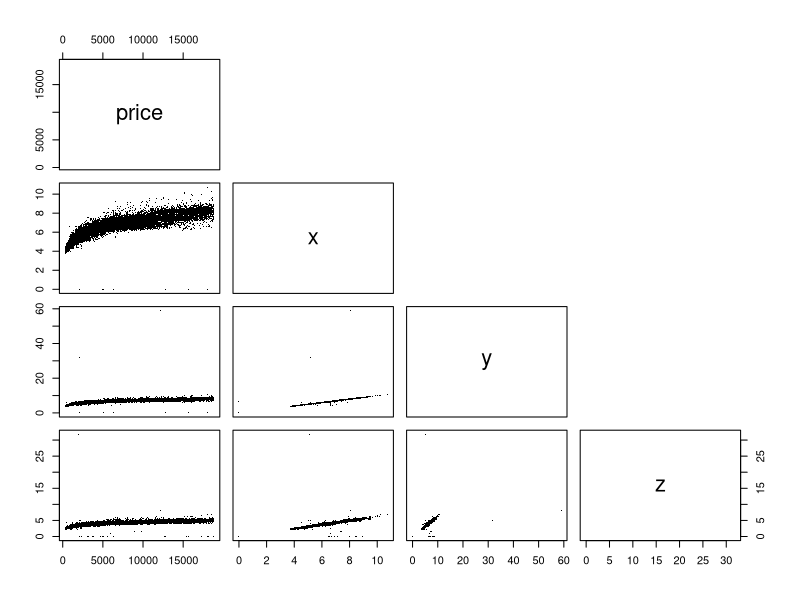

This chart was generated by the following R code:
setwd("D:/FHHagenberg/Master/S3/ML/Assignments/Assignment1")
library(ggplot2)
data(diamonds)

# part 1
?diamonds

str(diamonds)
max(summary(diamonds$color)) / min(summary(diamonds$color))
max(summary(diamonds$cut)) / min(summary(diamonds$cut))
max(summary(diamonds$clarity)) / min(summary(diamonds$clarity))

# part 3
summary(diamonds$price)
sd(diamonds$price)
mad(diamonds$price)

#part 5
pairs(diamonds[,7:10], upper.panel = NULL, pch='.')

#part 7
dim(diamonds[diamonds$price > 9500.0,])
dim(diamonds[diamonds$price > 9500.0 & diamonds$color == "D",])

diamonds_filtered1 = diamonds[diamonds$color == "D" & diamonds$cut == "Fair",]
summary(diamonds_filtered1$price)
summary(diamonds_filtered1$carat)

diamonds_filtered2 = diamonds[diamonds$color == "J" & diamonds$cut == "Ideal",]
summary(diamonds_filtered2$price)
summary(diamonds_filtered2$carat)
